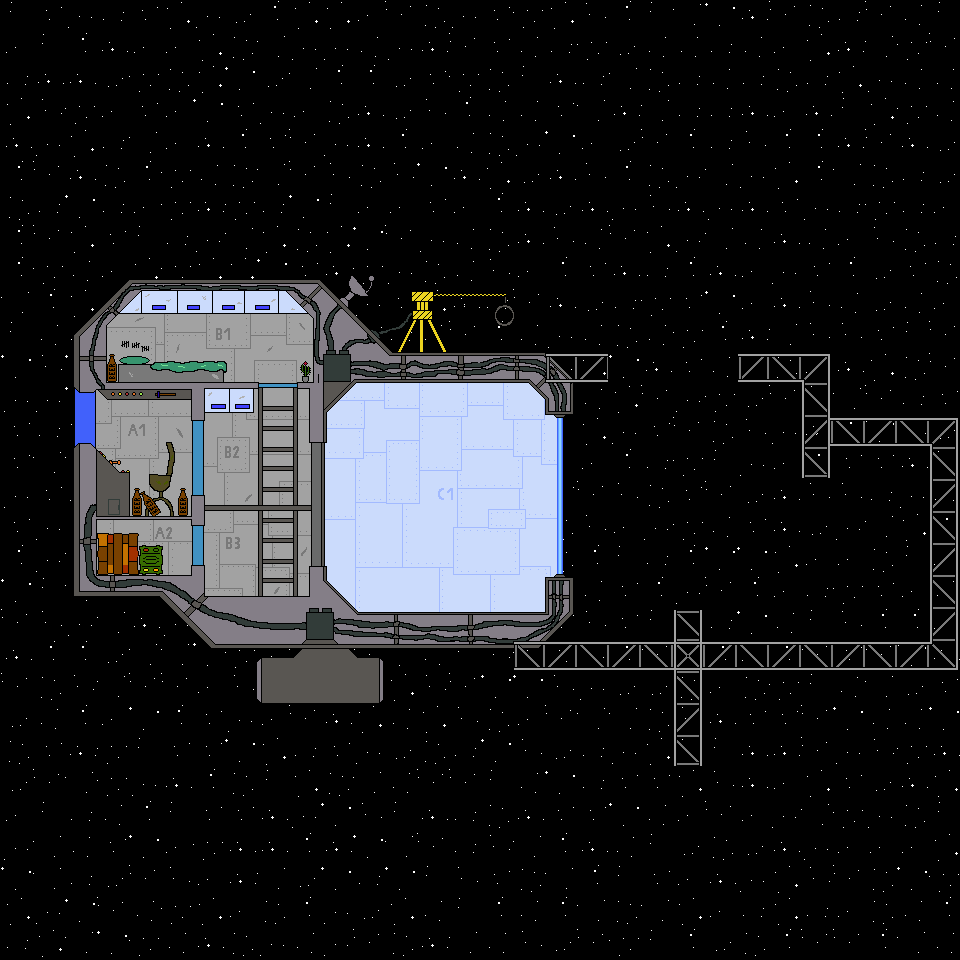

This game map was drawn from its Tiled (.tmx) file and the tilesets committed beside it. A one-line description and the trimmed map source follow:
An orthogonal 30x30 tile map with 32x32 px tiles, 3 tile layers (Space, Background, Collision), 3 tilesets.

<map version="1.4" tiledversion="1.4.1" orientation="orthogonal" renderorder="right-down" width="30" height="30" tilewidth="32" tileheight="32" infinite="0" nextlayerid="5" nextobjectid="1">
 <tileset firstgid="1" source="SpaceStation.tsx" />
 <tileset firstgid="257" source="space_bg.tsx" />
 <tileset firstgid="273" source="SpaceStation_Sprites.tsx" />
 <layer id="3" name="Space" width="30" height="30">
  <data>[900 cells, 900 non-empty, 16 distinct tile ids]</data>
 </layer>
 <layer id="1" name="Background" width="30" height="30">
  <data>[900 cells, 208 non-empty, 208 distinct tile ids]</data>
 </layer>
 <layer id="2" name="Collision" width="30" height="30">
  <data>[900 cells, 147 non-empty, 123 distinct tile ids]</data>
 </layer>
</map>
